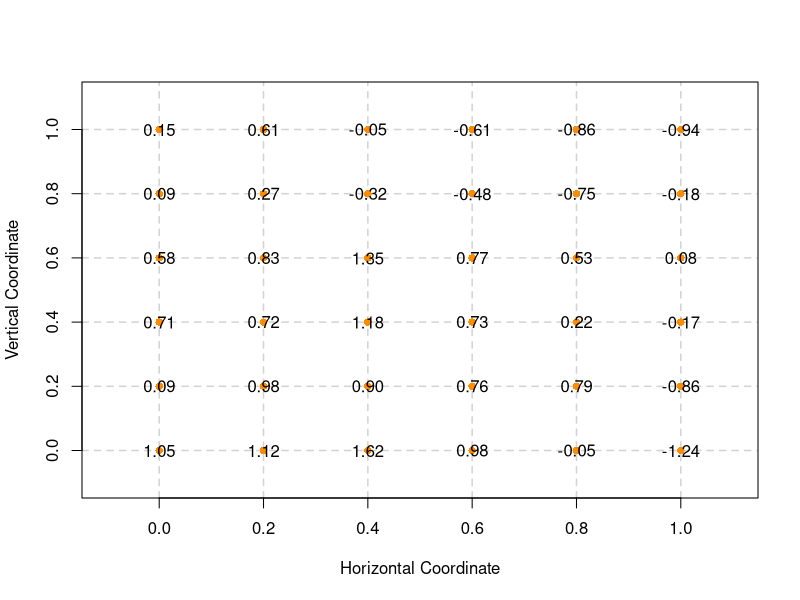
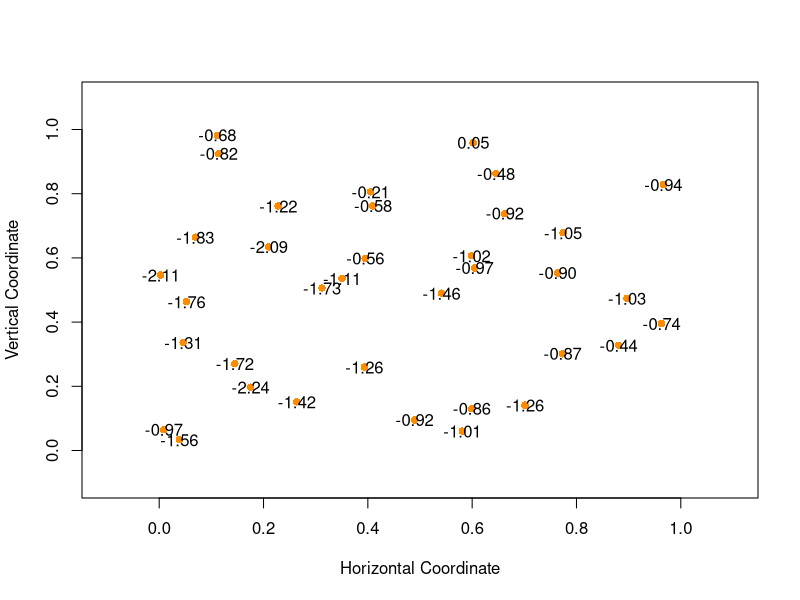

R code for these plots, in order: (Note: this script raises an error after producing the figures.)
## ---- chunk 1
set.seed(2018)
N <- 36
phi <- 1
sigma <- 1
## 单位区域上采样
d <- expand.grid(
  d1 = seq(0, 1, l = sqrt(N)),
  d2 = seq(0, 1, l = sqrt(N))
)
D <- as.matrix(dist(d)) # 计算采样点之间的欧氏距离
G <- sigma^2 * exp(- D / phi) # 多元高斯分布的协方差矩阵
S <- MASS::mvrnorm(1, rep(0, N), G) # 产生服从多元高斯分布的随机数
plot(c(-0.1, 1.1), c(-0.1, 1.1),
  type = "n",
  panel.first = grid(lwd = 1.5, lty = 2, col = "lightgray"),
  xlab = "Horizontal Coordinate", ylab = "Vertical Coordinate"
)
# text(y = d$d1, x = d$d2, labels = round(S, digits = 2), xpd = TRUE)
points(y = d$d1, x = d$d2, pch = 16, col = "darkorange")
text(
  y = d$d1, x = d$d2,
  labels = formatC(round(S, digits = 2), format = "f", 
                   digits = 2, drop0trailing = FALSE), 
  xpd = TRUE
)
# 在单位区域上随机采样
set.seed(2018)
n <- 36
coords <- cbind.data.frame(d1 = runif(n, 0, 1), d2 = runif(n, 0, 1))
phi <- 1
sigma <- 1
R <- exp(- as.matrix(dist(coords)) / phi)
S <- MASS::mvrnorm(1, rep(0, n), sigma * R)

plot(c(-0.1, 1.1), c(-0.1, 1.1),
  type = "n",
  xlab = "Horizontal Coordinate", ylab = "Vertical Coordinate"
)
points(y = coords$d1, x = coords$d2, pch = 16, col = "darkorange")
text(
  y = coords$d1, x = coords$d2,
  labels = formatC(round(S, digits = 2), format = "f",
                   digits = 2, drop0trailing = FALSE),
  xpd = TRUE
)
## ---- chunk 2
knitr::include_graphics(path = "figures/binom-without-nugget-geoRglm.png")
